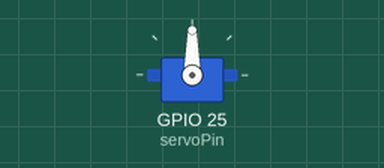
A sketch run on a simulated ESP32. On the bench: servo.

Above: at 0.05 s.
At 3.0 s:
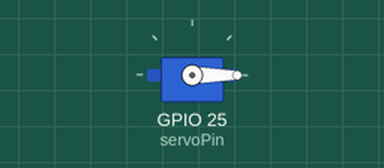
At 4.5 s:
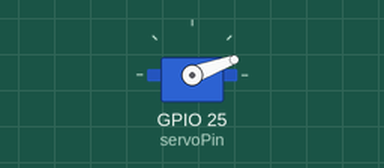
At 9.0 s:
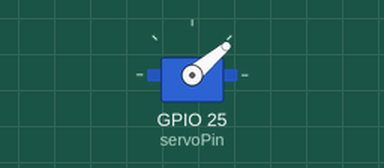
Timing chart, 0 to 11.7 s (numbered marks = the images above):
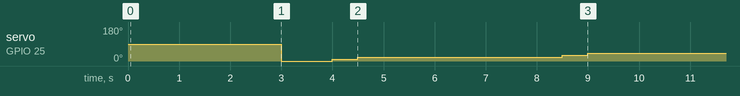

The sketch:

ESP_ServoTester.ino
```cpp
#include <ESP32Servo.h>

// pins 25 and 26 seem to be available on logger for pwm operation

Servo myservo;  // create servo object to control a servo
// 16 servo objects can be created on the ESP32

int pos = 0;    // variable to store the servo position
// Recommended PWM GPIO pins on the ESP32 include 2,4,12-19,21-23,25-27,32-33
int servoPin = 25;
//int servoPin = 26;

void setup() {
  // Allow allocation of all timers
  ESP32PWM::allocateTimer(0);
  ESP32PWM::allocateTimer(1);
  ESP32PWM::allocateTimer(2);
  ESP32PWM::allocateTimer(3);
  myservo.setPeriodHertz(50);    // standard 50 hz servo
//  myservo.setTimerWidth(20);
  myservo.attach(servoPin, 1000, 2000); // attaches the servo on pin 18 to the servo object
  // using default min/max of 1000us and 2000us
  // different servos may require different min/max settings
  // for an accurate 0 to 180 sweep
}

void loop() {

  //  myservo.writeMicroseconds(1500);

  delay(3000);
  myservo.write(0);
  delay(1000);
  myservo.write(10);
  delay(500);
  myservo.write(20);
  delay(3000);

  myservo.detach();
  myservo.attach(servoPin, 1000, 2000);

  myservo.write(20);
  delay(1000);
  myservo.write(30);
  delay(500);
  myservo.write(40);


}
```

Measured:
- by itself, servo on GPIO 25 (servoPin): repeats every 9.0 s: 10° 0.50 s, 20° 4.0 s, 30° 0.50 s, 40° 3.0 s, 0° 1.0 s
